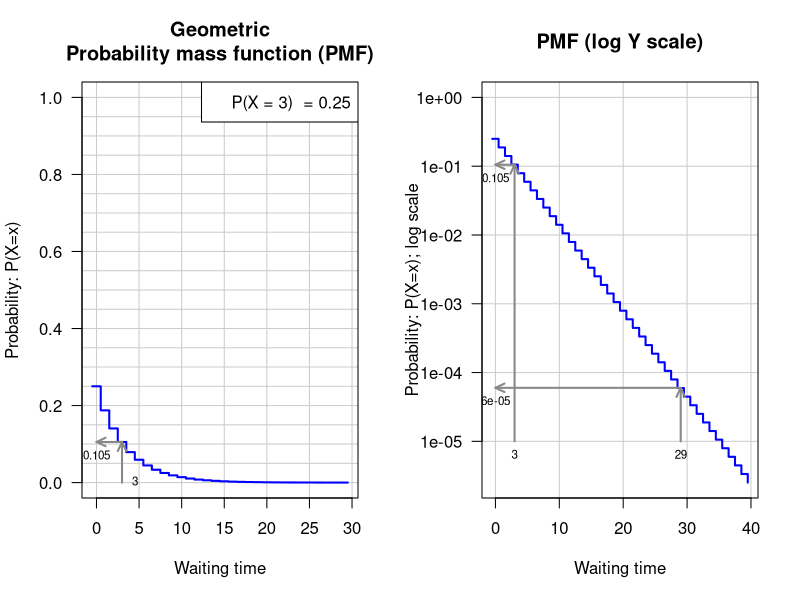
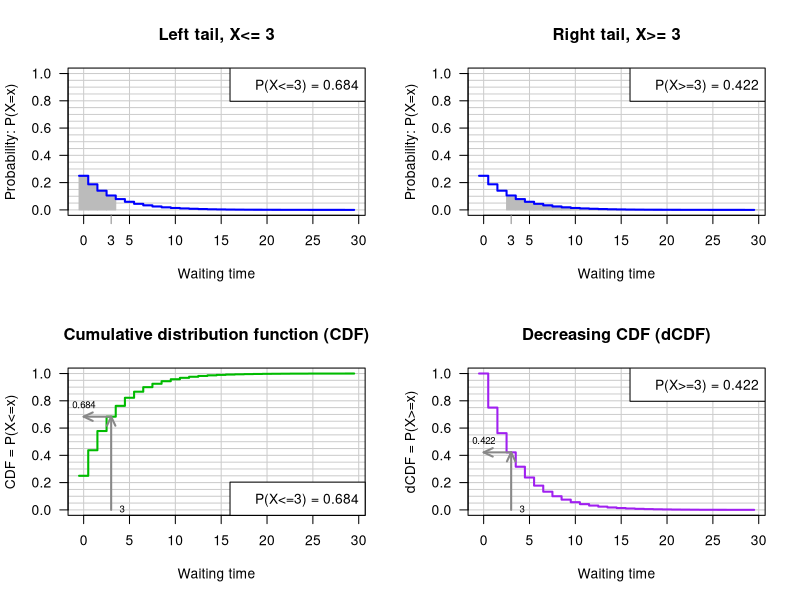
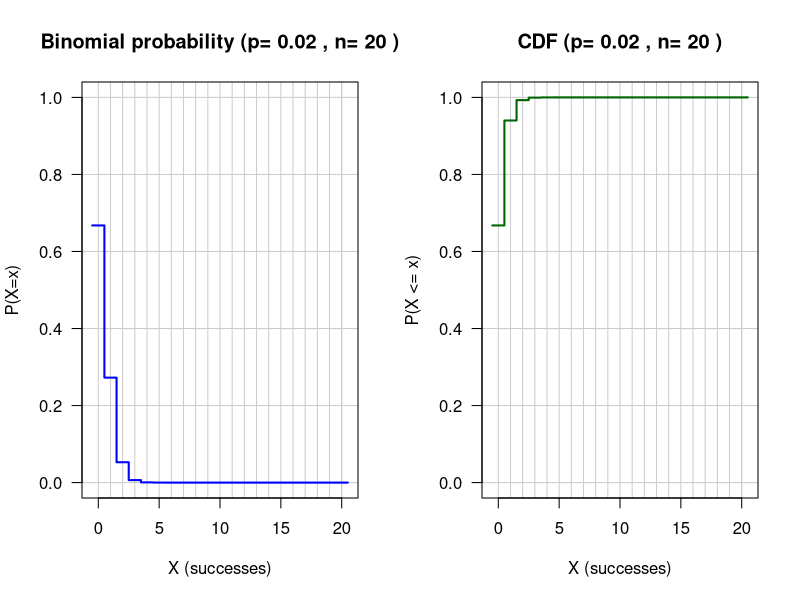
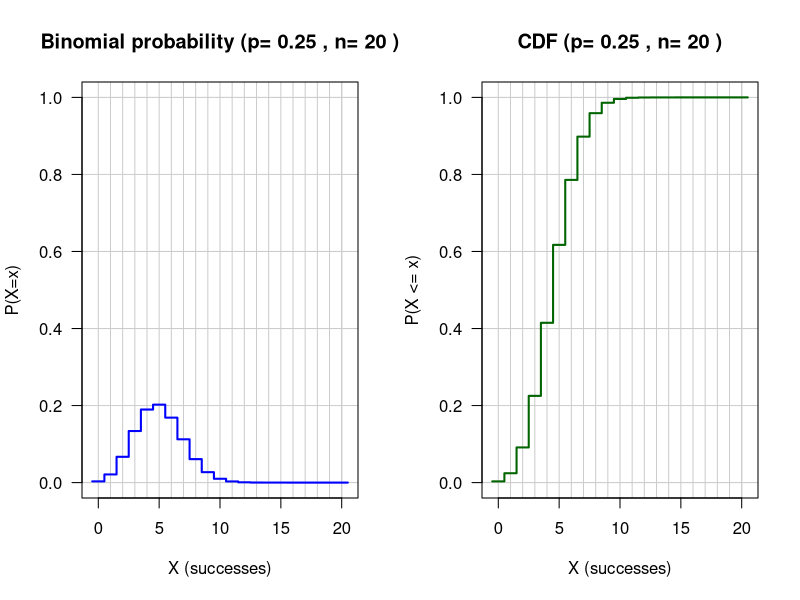
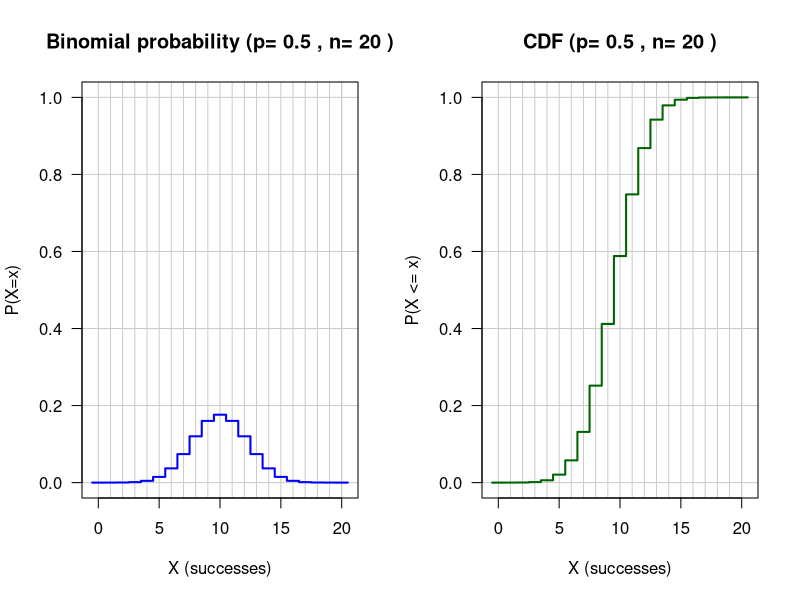
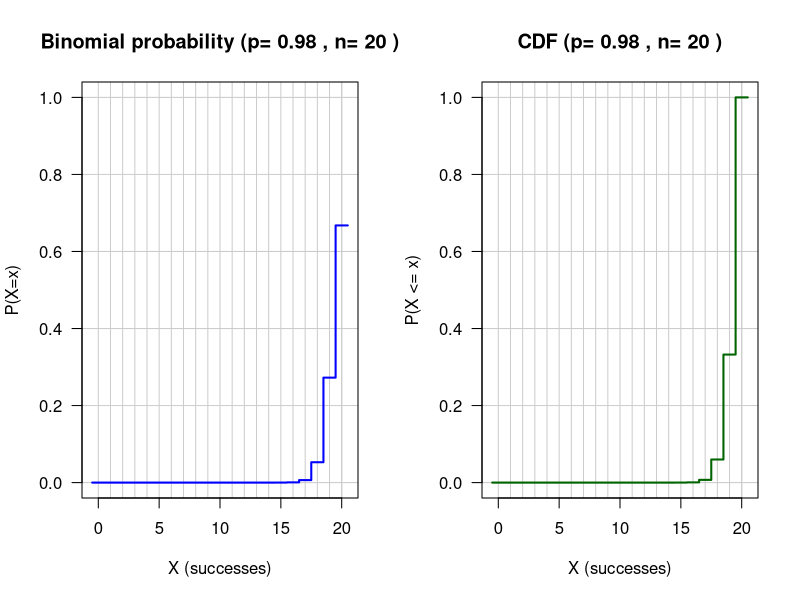

Here is the R script that generated these plots, in order:
## ---- chunk 1
library(knitr)

options(width = 300)
knitr::opts_chunk$set(
  fig.width = 7, fig.height = 5, 
  out.width = "80%",
  fig.align = "center", 
  fig.path = "figures/04_discrete-distrib_",
  size = "tiny", 
  echo = TRUE, eval = TRUE, 
  warning = FALSE, message = FALSE, 
  results = TRUE, comment = "")
# knitr::asis_output("\\footnotesize")

dir.main <- "~/stat1"
dir.slides <- file.path(dir.main, "slides")
setwd(dir.slides)
## ---- chunk 2
################################################################
##
## Illustrations of the geometric distribution
##
## Running this script requires to first run the script config.R
##    source('http://pedagogix-tagc.univ-mrs.fr/courses/stat
##
## Single-command execution:
##   source(file.path(dir.R.files, 'geometric.R'))

# x11(width = 12, height = 15)

## Parameters
p <- 0.25      # Probability of success
n <- 30        # Waiting time (time of the first success)
x <- 0:n       # X values to be plotted

test.x <- 3    #  A particular X value where an arraw will be plotted


## Color specification (I cannot use colors for the book, but well for slides)
color.status <- "full"
if (color.status == "full") {
  plot.colors <- c('density' = 'blue',
              'CDF' = '#00BB00',
              'dCDF' = 'purple'
              )
} else {
  plot.colors <- c('density' = 'black',
                   'CDF' = 'black',
                   'dCDF' = 'black'
  )
}

# ## Drawing parameters
par.ori <- par(no.readonly = TRUE)
par(mfrow=c(1,2))
par(las=1)
grid.color <- '#CCCCCC'

## grid sizes
x.grid <- 0:6*5
y.grid <- 0:20*0.05

## ##############################################################
## Waiting time before the first success in a Bernouli schema

################################################################
## Plot the probability mass function
plot(x - 0.5,
     dgeom(x,p),
     ylim=c(0,1),
     main="Geometric\nProbability mass function (PMF)",
     xlab = 'Waiting time',
     ylab = 'Probability: P(X=x)',
     panel.first=c(abline(v=x.grid,col=grid.color),
       abline(h=y.grid,col=grid.color)),
     col=plot.colors['density'],
     lwd=2, las=1,
     type = 's'
     )
legend("topright", bty = "o", bg="white", 
       legend=paste(sep = "", 'P(X = ',test.x,')  = ', format(p)))

## Draw arrows to illustrate the relationship between density curve and probability
test.p <- dgeom(test.x,p)
arrows(test.x, 0,test.x,test.p,col = '#888888',length = 0.1,angle = 25,code=2,lwd=2)
arrows(test.x, test.p,0,test.p,col = '#888888',length = 0.1,angle = 25,code=2,lwd=2)
text(test.x,0, test.x,pos=4, cex=0.7)
text(0,test.p, round(test.p, digits=3),pos=1, cex=0.7)

################################################################
## Plot the probability mass function with logarithmic Y scale. Show an
## extended domain of X, to illustrate the capability of log scales to
## display small probabilities.
ext.x <- 0:(n+10)
plot(ext.x - 0.5,
     dgeom(ext.x,p),
     main=paste('PMF (log Y scale)'),
     xlab = 'Waiting time',
     ylab = 'Probability: P(X=x); log scale',
     ylim=c(min(dgeom(ext.x,p)),1),
     panel.first=grid(equilog=F,col=grid.color,lty = 'solid'),
     col=plot.colors['density'],
     lwd=2, las=1,
     type = 's',
     log = 'y'
     )

## Draw arrows to illustrate the relationship between CDF and left tail probability
log.test.x = c(test.x, 29)
log.test.p <- round(dgeom(log.test.x, p),digits=c(3,5))
arrows(log.test.x, 1e-5,log.test.x,log.test.p,col = '#888888',length = 0.1,angle = 25,code=2,lwd=2)
arrows(log.test.x, log.test.p,0,log.test.p,col = '#888888',length = 0.1,angle = 25,code=2,lwd=2)
text(log.test.x,1e-5, log.test.x,pos=1, cex=0.7)
text(0,log.test.p, log.test.p,pos=1, cex=0.7)

par(mfrow=c(1,1))
## ---- chunk 3

par(mfrow = c(2,2))

################################################################
## Plot the probability mass function and highlight the left tail
left.tail.range <- 0:test.x
plot(x - 0.5,
     dgeom(x,p),
     ylim = c(0,1),
     main = paste('Left tail, X<=', test.x),
     xlab = 'Waiting time',
     ylab = 'Probability: P(X=x)',
     panel.first = c(abline(v = x.grid,
                            col = grid.color),
                     abline(h = y.grid,col = grid.color),
       rect(left.tail.range - 0.5, 0, left.tail.range + 0.5, dgeom(left.tail.range,p), density = NULL, angle = 45,
            col = '#BBBBBB', border = '#BBBBBB')
       ),
     col = plot.colors['density'],
     lwd = 2, las = 1,
     type = 's'
     )
legend('topright',
       legend = paste(
         'P(X<=', test.x, ') = ', 
         round(pgeom(test.x, p), digits = 3), sep = ''), 
       bty = 'o', bg  = '#FFFFFF')
axis(1, at = test.x, labels = test.x, 
     las = 1, col.ticks = '#888888')


################################################################
## Plot the probability mass function and highlight the right tail
right.tail.range <- test.x:n
plot(x - 0.5,
     dgeom(x,p),
     ylim = c(0,1),
     main = paste('Right tail, X>=', test.x),
     xlab = 'Waiting time',
     ylab = 'Probability: P(X=x)',
     panel.first = c(abline(v = x.grid, col = grid.color),
       abline(h = y.grid, col = grid.color),
       rect(right.tail.range - 0.5, 0, right.tail.range + 0.5,
            dgeom(right.tail.range,p), density = NULL, angle = 45,
            col = '#BBBBBB', border = '#BBBBBB')
       ),
     col = plot.colors['density'],
     lwd = 2, las = 1,
     type = 's'
     )
legend('topright',
       legend = paste('P(X>=',test.x,') = ', 
                      round(pgeom(test.x - 1, p, lower.tail = F), 
                            digits = 3), sep = ''), 
       bty = 'o', 
       bg = '#FFFFFF')
axis(1, at = test.x, labels = test.x, las = 1, 
     col.ticks = '#888888')

################################################################
## Plot the CDF function
plot(x - 0.5,
     pgeom(x,p),
     ylim = c(0,1),
     main = paste('Cumulative distribution function (CDF)'),
     xlab = 'Waiting time',
     ylab = 'CDF = P(X<=x)',
     panel.first = c(abline(v = x.grid, col = grid.color),
       abline(h = y.grid,col = grid.color)),
     col = plot.colors['CDF'],
     lwd = 2, las = 1,
     type = 's'
     )
legend('bottomright', 
       legend = paste('P(X<=',test.x,') = ', 
                    round(pgeom(test.x, p), digits = 3),  
                    sep = ''), bty = 'o', bg = '#FFFFFF')

## Draw arrows to illustrate the relationship between CDF and left tail probability
left.tail.p <- pgeom(test.x, p)
arrows(test.x, 0, test.x, left.tail.p, 
       col = '#888888', length = 0.1, 
       angle = 25, code = 2, lwd = 2)
arrows(test.x, left.tail.p, 0, left.tail.p, 
       col = '#888888', length = 0.1, angle = 25, code = 2, lwd = 2)
text(x = test.x, y = 0, labels = test.x, pos = 4, cex = 0.7)
text(0, left.tail.p, round(left.tail.p, digits = 3), pos = 3, cex = 0.7)


################################################################
## Plot the dCDF function
plot(x - 0.5,
     pgeom(x - 1, p, lower.tail = F), ## We use x-1 to obtain the inclusive dCDF rather than the default exclusive one
     ylim = c(0,1),
     main = paste('Decreasing CDF (dCDF)'),
     xlab = 'Waiting time',
     ylab = 'dCDF = P(X>=x)',
     panel.first = c(abline(v = x.grid, col = grid.color),
       abline(h = y.grid, col = grid.color)),
     col = plot.colors['dCDF'],
     lwd = 2, las = 1,
     type = 's')
legend('topright', 
       legend = paste(
         'P(X>=', test.x,') = ', 
         round(pgeom(test.x - 1, p, lower.tail = F), digits = 3), 
         sep = ''), bty = 'o', 
       bg = '#FFFFFF')

## Draw arrows to illustrate the relationship between dCDF and right tail probability
right.tail.p <- pgeom(test.x - 1, p, lower.tail = F)
arrows(test.x, 0, test.x, right.tail.p, col = '#888888', 
       length = 0.1, angle = 25, code = 2, lwd = 2)
arrows(test.x, right.tail.p, 0, right.tail.p, col = '#888888',
       length = 0.1, angle = 25, code = 2, lwd = 2)
text(test.x, 0, test.x,pos = 4, cex = 0.7)
text(0, right.tail.p, round(right.tail.p, digits = 3), 
     pos = 3, cex = 0.7)

## Show that the sum of CDF and dCDF differ from 1
## print(c(dgeom(test.x, p), left.tail.p, right.tail.p, right.tail.p + left.tail.p),digits=3)
par(par.ori)
par(mfrow = c(1,1))

## ---- chunk 4


## Drawing parameters
par.ori <- par(no.readonly = TRUE)
par(mfrow=c(1,2))
grid.color <- '#CCCCCC'


## color specification (actually I don't use colors for the book
if (color.status == "full") {
  plot.col <- c('probability' = 'blue',
                'CDF' = 'darkgreen',
                'dCDF' = 'purple',
                'grid' = '#CCCCCC'
                )
} else {
  plot.col <- c('probability' = 'black',
                'CDF' = 'black',
                'dCDF' = 'black',
                'grid' = '#CCCCCC'
                )
}
line.types <- c(probability="solid",
                CDF="solid",
                dCDF="solid",
                grid="solid")

## Drawing parameters
par.ori <- par(no.readonly = TRUE)
par(las=1)

#### initialize parameters
p.values <- c(0.02,0.1,0.5,0.98) ## Success probabilities
n <- 20 ## Number of trials
x.display <- 20 ## Max value to display on the X axis
x <- c(0:n, n) ## Add an "n" at the end in order to have the last horizontal bar in the plot
x.shifted <- (0:(n+1))-0.5
x.grid <- x
y.grid <- seq(from=0,to=1,by=0.2)
  

#### Binomial functions
p <- 0.02
binomial.mean <- p*n

xmax <- 5 + 4*binomial.mean

plot(x.shifted,
     dbinom(x,n,p),
     main=paste("Binomial probability (p=",format(p),", n=", format(n), ")"),
     ylim=c(0,1),
     xlab="X (successes)",
     ylab="P(X=x)",
     col=plot.col["probability"],
     lty=line.types["probability"],
     type="s",
     lwd=2, las=1,
     panel.first=c(abline(v=x.grid,col=plot.col['grid'],lty=line.types["grid"]),
                   abline(h=y.grid,col=plot.col['grid'],lty=line.types["grid"]))
)

plot(x.shifted,
     pbinom(x,n,p),
     main=paste("CDF (p=",format(p),", n=", format(n), ")"),
     ylim=c(0,1),
     xlab="X (successes)",
     ylab="P(X <= x)",
     col=plot.col["CDF"],
     lty=line.types["CDF"],
     type="s",
     lwd=2, las=1,
     panel.first=c(abline(v=x.grid,col=plot.col['grid'],lty=line.types["grid"]),
                   abline(h=y.grid,col=plot.col['grid'],lty=line.types["grid"]))
)
par(par.ori)
par(mfrow=c(1,1))
## ---- chunk 5

## Drawing parameters
par(mfrow=c(1,2))
par(las=1)

################################################################
#
# Binomial series
#


#### Binomial functions
p <- 0.25
binomial.mean <- p*n

xmax <- 5 + 4*binomial.mean

plot(x.shifted,
     dbinom(x,n,p),
     main=paste("Binomial probability (p=",format(p),", n=", format(n), ")"),
     ylim=c(0,1),
     xlab="X (successes)",
     ylab="P(X=x)",
     col=plot.col["probability"],
     lty=line.types["probability"],
     type="s",
     lwd=2, las=1,
     panel.first=c(abline(v=x.grid,col=plot.col['grid'],lty=line.types["grid"]),
                   abline(h=y.grid,col=plot.col['grid'],lty=line.types["grid"]))
)

plot(x.shifted,
     pbinom(x,n,p),
     main=paste("CDF (p=",format(p),", n=", format(n), ")"),
     ylim=c(0,1),
     xlab="X (successes)",
     ylab="P(X <= x)",
     col=plot.col["CDF"],
     lty=line.types["CDF"],
     type="s",
     lwd=2, las=1,
     panel.first=c(abline(v=x.grid,col=plot.col['grid'],lty=line.types["grid"]),
                   abline(h=y.grid,col=plot.col['grid'],lty=line.types["grid"]))
)
par(par.ori)
par(mfrow=c(1,1))
## ---- chunk 6

## Drawing parameters
par(mfrow=c(1,2))
par(las=1)

p <- 0.5
binomial.mean <- p*n

xmax <- 5 + 4*binomial.mean

plot(x.shifted,
     dbinom(x,n,p),
     main=paste("Binomial probability (p=",format(p),", n=", format(n), ")"),
     ylim=c(0,1),
     xlab="X (successes)",
     ylab="P(X=x)",
     col=plot.col["probability"],
     lty=line.types["probability"],
     type="s",
     lwd=2, las=1,
     panel.first=c(abline(v=x.grid,col=plot.col['grid'],lty=line.types["grid"]),
                   abline(h=y.grid,col=plot.col['grid'],lty=line.types["grid"]))
)

plot(x.shifted,
     pbinom(x,n,p),
     main=paste("CDF (p=",format(p),", n=", format(n), ")"),
     ylim=c(0,1),
     xlab="X (successes)",
     ylab="P(X <= x)",
     col=plot.col["CDF"],
     lty=line.types["CDF"],
     type="s",
     lwd=2, las=1,
     panel.first=c(abline(v=x.grid,col=plot.col['grid'],lty=line.types["grid"]),
                   abline(h=y.grid,col=plot.col['grid'],lty=line.types["grid"]))
)
par(par.ori)
par(mfrow = c(1,1))
## ---- chunk 7

## Drawing parameters
par(mfrow=c(1,2))
par(las=1)

p <- 0.98
binomial.mean <- p*n

xmax <- 5 + 4*binomial.mean

plot(x.shifted,
     dbinom(x,n,p),
     main=paste("Binomial probability (p=",format(p),", n=", format(n), ")"),
     ylim=c(0,1),
     xlab="X (successes)",
     ylab="P(X=x)",
     col=plot.col["probability"],
     lty=line.types["probability"],
     type="s",
     lwd=2, las=1,
     panel.first=c(abline(v=x.grid,col=plot.col['grid'],lty=line.types["grid"]),
                   abline(h=y.grid,col=plot.col['grid'],lty=line.types["grid"]))
)

plot(x.shifted,
     pbinom(x,n,p),
     main=paste("CDF (p=",format(p),", n=", format(n), ")"),
     ylim=c(0,1),
     xlab="X (successes)",
     ylab="P(X <= x)",
     col=plot.col["CDF"],
     lty=line.types["CDF"],
     type="s",
     lwd=2, las=1,
     panel.first=c(abline(v=x.grid,col=plot.col['grid'],lty=line.types["grid"]),
                   abline(h=y.grid,col=plot.col['grid'],lty=line.types["grid"]))
)
par(par.ori)
par(mfrow=c(1,1))
